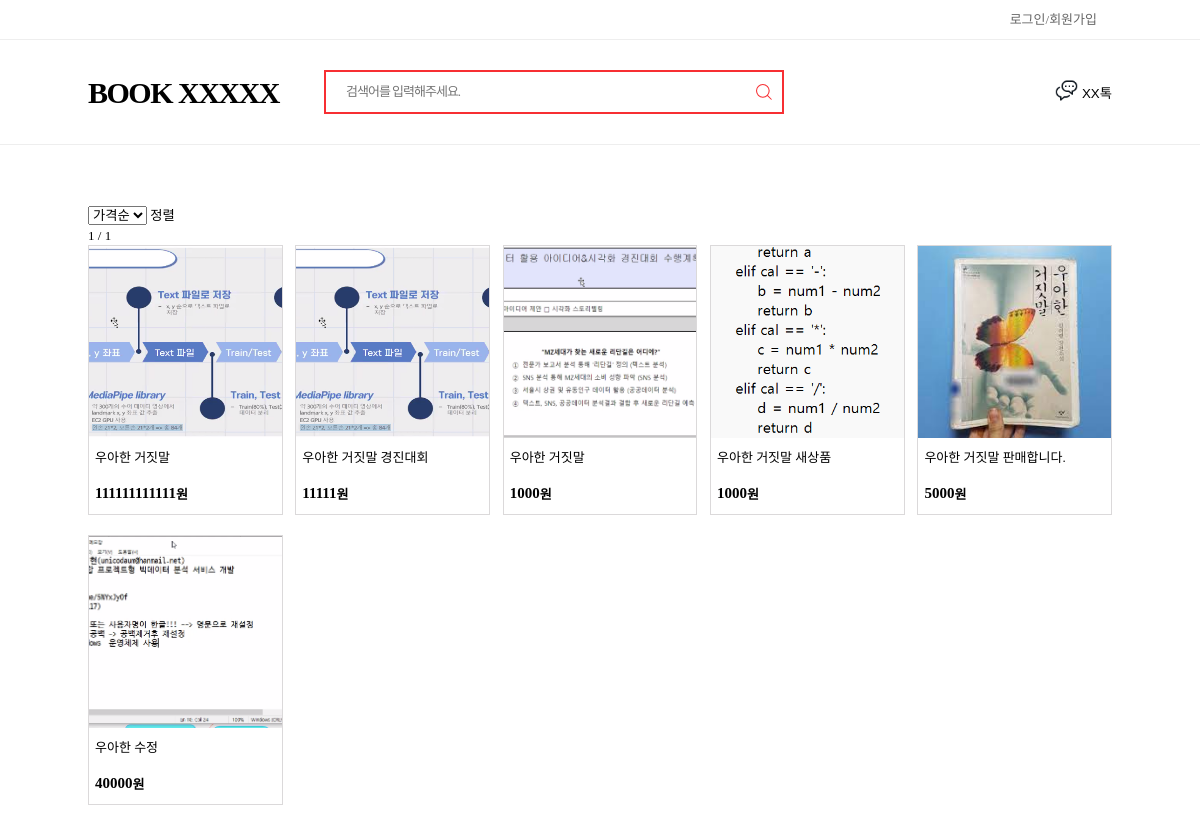
Page /shop/result/ on the committed database.
### bookL/models.py (models this page shows)
class Post(models.Model):
    title = models.CharField(max_length=40) #제목
    username = models.ForeignKey(User,on_delete=models.CASCADE) #user id
    price = models.TextField(max_length=20) #가격
    content = models.TextField() # 본문
    created_at = models.DateTimeField(auto_now_add=True) #작성 시간
    photo = models.FileField(blank=True, upload_to="photo_%Y_%m_%d",null=True) #이미지
    like_users = models.ManyToManyField(settings.AUTH_USER_MODEL, related_name='like_articles') # 좋아요

### shop/views.py (the view)
# urls.py: path('result/',views.board_list,name="result"),
def board_list(request):
    all_boards = Post.objects.all().order_by('-created_at') #Board는 게시글 작성 함수 이름임, 최신게시글이 맨 위에
    page = int(request.GET.get('p', 1)) # 현재 페이지를 나타냄
    paginator = Paginator(all_boards, 6) # 한 페이지에 게시물 6개 보임
    boards = paginator.get_page(page) # 해당 페이지 번호를 리턴받아 현재 페이지를 나타냄
    return render(request, 'result.html', {'plist':boards}) # 게시판 html이 board_list.html

### Template/result.html (shortened to what this page needs)
<!DOCTYPE html>
<html lang="ko">
<head>
	<link rel="stylesheet" href="/static/css/result.css">
</head>
<body>
	<div class="container">
		<header class="header">
			<div class="header_top">
				<div class="w_inner">
					{% if not user.is_authenticated %}
						<a href="/bookL/login" class="link_txt">로그인/회원가입</a>
					{% else %}
						<a href= "/bookL/logout"  class="link_txt">로그아웃</a>
						<a href="/bookL/mypage" class="link_txt">내상점</a>
					{% endif %}
				</div>
			</div>
			<div class="header_cont">
				<div class="w_inner">
					<h1 class="logo_tit"><a href="/bookL/" class="link_home">BOOK XXXXX</a></h1>
					<div class="box_search">
						<form action="{% url 'search' %}" method="GET" >
							<fieldset>
								<div class="search_area">
									<input type="text" class="input" placeholder="검색어를 입력해주세요." name='title'>
									<button type="submit" class="btn_search"><span class="blind">검색</span></button>
								</div>
							</fieldset>
						</form>
					</div>
					<div class="wrap_utils">
						<button class="btn_util"><span class="ico_comm ico_chat"></span>XX톡</button>
					</div>
				</div>
			</div>
		</header>
		<main class="contents">
			<div class="w_inner">
				<div class="result_prod">
  <form method="GET" action="{% url 'page_array' %}">
  <div class="col-4">
    <select name="sort" id="sort">
      <option value="price" id="price">가격순</option>
    </select>
    <button class="btn btn-primary" type="submit" value="">정렬</button>
  </div>
  <div class="pagination">
    <span>{{plist.number}} / {{plist.paginator.num_pages}}</span>
					<table class="list_prod">
						{% for pdata in plist %}
						<tr onclick="location.href='/shop/shopping/{{ pdata.pk }}/'">
							<td class="thumb_img">
								<img src="{{pdata.photo.url}}" alt="">
							</td>
							<td class="tit_prod">
								{{ pdata.title }}
							</td>
							<td class="price_prod">
								<em class="num_price">{{ pdata.price }}</em>원
							</td>
							<td class="date_prod">
							</td>
						</tr>
						{% endfor %}
					</table>
				</div>
			</div>
		</main>
	</div>
</body>
</html>

### staticfiles/css/result.css (style rules this page uses)
html, body, div, span, applet, object, iframe, h1, h2, h3, h4, h5, h6, p, blockquote, pre, a, abbr, acronym, address, big, cite, code, del, dfn, em, img, ins, kbd, q, s, samp, small, strike, strong, sub, sup, tt, var, b, u, i, center, dl, dt, dd, ol, ul, li, fieldset, form, label, legend, table, caption, tbody, tfoot, thead, tr, th, td, article, aside, canvas, details, embed, figure, figcaption, footer, header, hgroup, menu, nav, output, ruby, section, summary, time, mark, audio, video, input { margin: 0; padding: 0; border: 0; font-size: 100%; font: inherit; vertical-align: baseline; }
article, aside, details, figcaption, figure, footer, header, hgroup, menu, nav, section { display: block; }
body { line-height: 1.5; }
a { text-decoration: none; color: inherit; }
button { padding: 0; border: none; background-color: transparent; cursor: pointer; }
table { border-collapse: collapse; border-spacing: 0; }
html { font-size: 13px; color: #000; }
.container { min-width: 1024px; }
.w_inner { width: 1024px; margin: 0 auto; }
.header_top { border-bottom: 1px solid rgb(238, 238, 238); }
.header_top .w_inner { display: -webkit-box; display: -ms-flexbox; display: flex; -webkit-box-pack: end; -ms-flex-pack: end; justify-content: flex-end; }
.header_top .link_txt { padding: 0 15px; line-height: 39px; color: rgb(102, 102, 102); }
.header_cont { padding: 30px 0; border-bottom: 1px solid rgb(238, 238, 238); }
.header_cont .w_inner { display: -webkit-box; display: -ms-flexbox; display: flex; -webkit-box-pack: justify; -ms-flex-pack: justify; justify-content: space-between; -webkit-box-align: center; -ms-flex-align: center; align-items: center; position: relative; padding-left: 236px; box-sizing: border-box; }
.header_cont .logo_tit { position: absolute; top: 50%; left: 0; font-size: 30px; font-weight: 700; letter-spacing: -0.05em; -webkit-transform: translateY(-50%); -ms-transform: translateY(-50%); transform: translateY(-50%); }
.header_cont .link_home { display: block; }
.box_search { width: 460px; border: 2px solid #F72F33; box-sizing: border-box; }
.search_area { position: relative; }
.search_area .input { padding: 0 40px 0 20px; width: 100%; line-height: 40px; letter-spacing: -1px; border: none; color: rgb(102, 102, 102); box-sizing: border-box; outline: 0; }
.search_area .btn_search { position: absolute; z-index: 1; top: 50%; right: 10px; -ms-transform:translateY(-50%); -webkit-transform:translateY(-50%); transform: translateY(-50%); border: none; width: 16px; height: 16px; background: transparent url(../images/ico_search.svg) center center no-repeat; background-size: contain; cursor: pointer; }
.wrap_utils::after { display: table; content: ''; clear: both; }
.wrap_utils .btn_util { position: relative; float: left; padding-left: 27px; }
.wrap_utils .btn_util .ico_comm { position: absolute; top: 50%; left: 0; -webkit-transform: translateY(-50%); -ms-transform: translateY(-50%); transform: translateY(-50%); }
.ico_chat { display: inline-block; width: 23px; height: 26px; background: transparent url(../images/ico_chat.png) 0 0 no-repeat; background-size: contain; }
.result_prod { margin: 60px 0; }
.list_prod { overflow: hidden; width: 100%; table-layout: fixed; }
.list_prod tr { display: block; width: 19%; float: left; margin-right: calc( 5% / 4 ); border: 1px solid #DBD9DA; background-color: #fff; box-sizing: border-box; }
.list_prod tr:nth-child(5n) { margin-right: 0; }
.list_prod tr:nth-child(n+6) { margin-top: 20px; }
.list_prod .thumb_img { display: block; }
.list_prod .thumb_img img { display: block; width: 100%; height: 192px; object-fit: cover; }
.list_prod .tit_prod { display: block; padding: 10px 6px 14px; font-size: 13px; white-space: nowrap; overflow: hidden; -o-text-overflow: ellipsis; text-overflow: ellipsis; box-sizing: border-box; }
.list_prod .price_prod { float: left; display: block; padding: 0 0 10px 6px; font-weight: 700; box-sizing: border-box; }
.list_prod .price_prod .num_price { font-size: 15px; vertical-align: bottom; }
.list_prod .date_prod { float: right; display: block; padding: 0 10px 2px 0; margin-top: 2px; font-size: 12px; color: #666; }

### rows in the picture
Post: photo (picture), title "우아한 거짓말", price "111111111111"
Post: photo (picture), title "우아한 거짓말 경진대회", price "11111"
Post: photo (picture), title "우아한 거짓말", price "1000"
Post: photo (picture), title "우아한 거짓말 새상품", price "1000"
Post: photo (picture), title "우아한 거짓말 판매합니다.", price "5000"
Post: photo (picture), title "우아한 수정", price "40000"

### other values in the picture
{{ plist.number }} "1"
{{ plist.paginator.num_pages }} "1"
